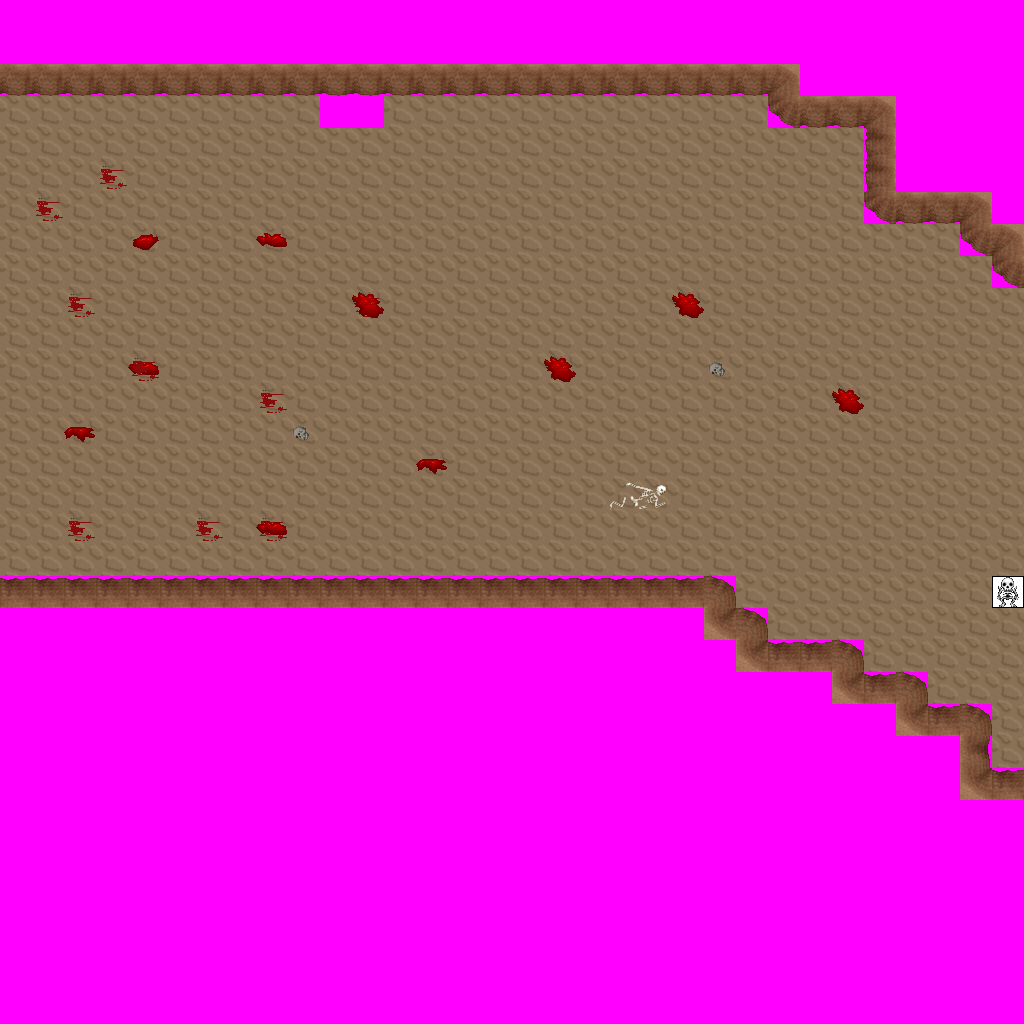

The image is a tile-based game level rendered from a .tmx file. Its description and source (layers, tilesets, objects; grid data summarised) follow:
An orthogonal 32x32 tile map with 32x32 px tiles, 6 tile layers (Ground, Objects, Above, Walkable, ...), 9 tilesets and 2 objects (newmap, from_west_0).

<map version="1.0" orientation="orthogonal" width="32" height="32" tilewidth="32" tileheight="32">
 <tileset firstgid="1" name="ground_brown" tilewidth="32" tileheight="32">
  <image source="../drawable/ground_brown.png" width="160" height="32" />
 </tileset>
 <tileset firstgid="6" name="item_corpse_skull_dark" tilewidth="32" tileheight="32">
  <image source="../drawable/item_corpse_skull_dark.png" width="64" height="32" />
 </tileset>
 <tileset firstgid="8" name="ground_rock_green_crystal" tilewidth="32" tileheight="32">
  <image source="../drawable/ground_rock_green_crystal.png" width="96" height="96" />
 </tileset>
 <tileset firstgid="17" name="item_corpse_skeleton" tilewidth="32" tileheight="32">
  <image source="../drawable/item_corpse_skeleton.png" width="64" height="64" />
 </tileset>
 <tileset firstgid="21" name="item_blood_floor_stains_2" tilewidth="32" tileheight="32">
  <image source="../drawable/item_blood_floor_stains_2.png" width="64" height="64" />
 </tileset>
 <tileset firstgid="25" name="item_blood_nsew_stains" tilewidth="32" tileheight="32">
  <image source="../drawable/item_blood_nsew_stains.png" width="64" height="64" />
 </tileset>
 <tileset firstgid="29" name="logic_creature_undead_skeleton" tilewidth="32" tileheight="32">
  <image source="../drawable/logic_creature_undead_skeleton.png" width="192" height="32" />
 </tileset>
 <tileset firstgid="35" name="building_wall_int_sandstone" tilewidth="32" tileheight="32">
  <image source="../drawable/building_wall_int_sandstone.png" width="96" height="160" />
 </tileset>
 <tileset firstgid="50" name="walkable_sentinel" tilewidth="32" tileheight="32">
  <image source="../drawable/walkable_sentinel.png" width="32" height="32" />
 </tileset>
 <layer name="Ground" width="32" height="32">
  <data>[1024 cells, 1024 non-empty, 2 distinct tile ids]</data>
 </layer>
 <layer name="Objects" width="32" height="32">
  <data>[1024 cells, 10 non-empty, 9 distinct tile ids]</data>
 </layer>
 <layer name="Above" width="32" height="32">
  <data>[1024 cells, 0 non-empty, 0 distinct tile ids]</data>
 </layer>
 <layer name="Walkable" width="32" height="32">
  <data>[1024 cells, 545 non-empty, 1 distinct tile ids]</data>
 </layer>
 <layer name="Objects_stendhal" width="32" height="32">
  <data>[1024 cells, 96 non-empty, 16 distinct tile ids]</data>
 </layer>
 <layer name="Objects_stendhal2" width="32" height="32">
  <data>[1024 cells, 1 non-empty, 1 distinct tile ids]</data>
 </layer>
 <objectgroup name="Mapevents" width="32" height="32">
  <object name="exit_east_0" type="newmap" x="992" y="288" width="32" height="480">
   <properties>
    <property name="map" value="level_1_ados_caves_x1_y2" />
    <property name="place" value="from_east_0" />
   </properties>
  </object>
 </objectgroup>
 <objectgroup name="Spawn" width="32" height="32">
  <object name="from_west_0" x="992" y="512" width="32" height="32" />
 </objectgroup>
 <objectgroup name="Keys" width="32" height="32" />
 <objectgroup name="Replace" width="32" height="32" />
</map>
